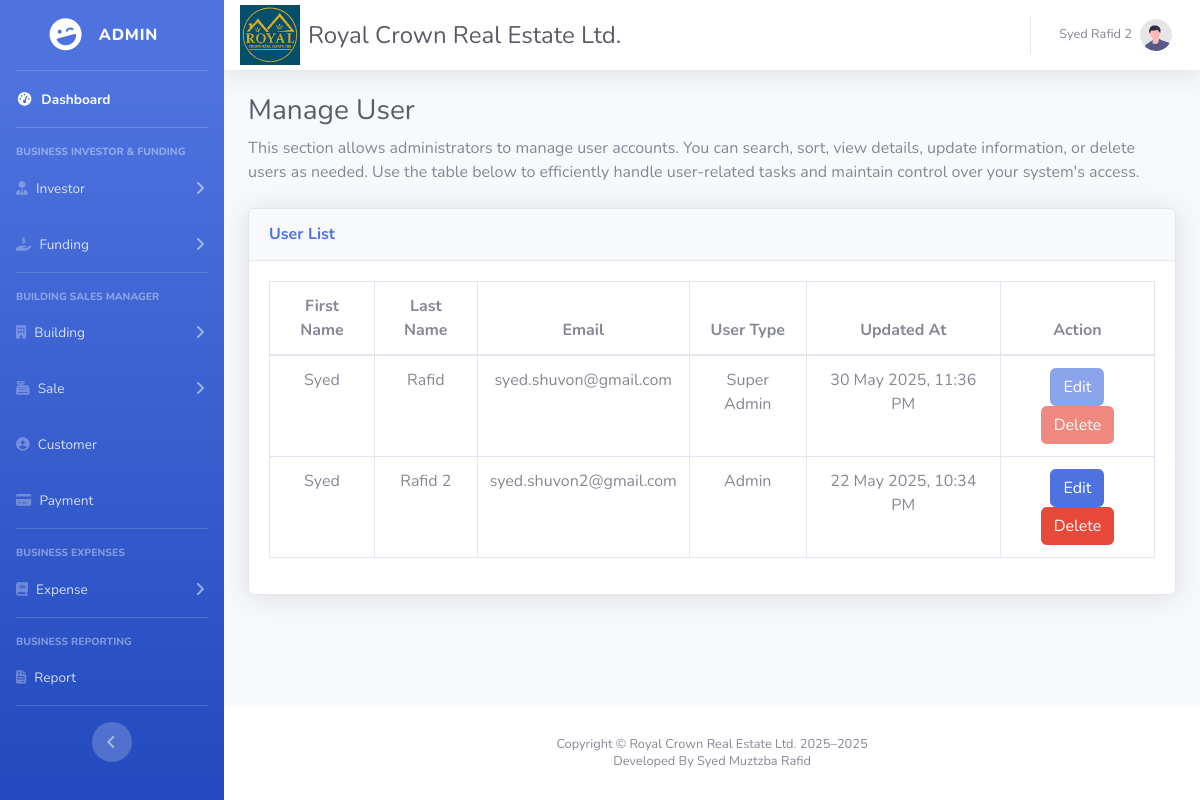
Screenshot of /manageUser.php (signed in) with the database file from the repository.
### tables this page shows
CREATE TABLE `users` (
  `user_id` int(11) NOT NULL,
  `fName` varchar(200) NOT NULL,
  `lName` varchar(200) NOT NULL,
  `email` varchar(100) NOT NULL,
  `password` varchar(500) NOT NULL,
  `userType` enum('superAdmin','admin','','') NOT NULL,
  `created_at` datetime NOT NULL DEFAULT current_timestamp(),
  `updated_at` datetime DEFAULT NULL
);

### manageUser.php (the view, shortened to what this page needs)
<?php
require_once __DIR__ . '/includes/config.php';
?>
<!DOCTYPE html>
<html lang="en">
<?php include 'partials/_head2.php'; ?>
<body id="page-top">
    <body id="page-top">
        <div id="wrapper">
            <?php include 'partials/_sidebar.php'; ?>
            <div id="content-wrapper" class="d-flex flex-column">
                <div id="content">
                    <?php include 'partials/_topbar.php'; ?>
                    <div class="container-fluid">
                        <h1 class="h3 mb-2 text-gray-800">Manage User</h1>
                        <p class="mb-4">
                            This section allows administrators to manage user accounts. You can search, sort, view details, update information, or delete users as needed. Use the table below to efficiently handle user-related tasks and maintain control over your system's access.
                        </p>
                        <div class="card shadow mb-4">
                            <div class="card-header py-3">
                                <h6 class="m-0 font-weight-bold text-primary">User List</h6>
                            </div>
                            <div class="card-body">
                                <div class="table-responsive">
                                    <table class="table table-bordered text-center" id="dataTable" width="100%" cellspacing="0">
                                        <thead>
                                            <tr>
                                                <th>First Name</th>
                                                <th>Last Name</th>
                                                <th>Email</th>
                                                <th>User Type</th>
                                                <th>Updated At</th>
                                                <th>Action</th>
                                            </tr>
                                        </thead>
                                        <tbody>
                                            <?php
                                            $stmt = $dbh->prepare("SELECT user_id, fName, lName, email, updated_at,userType FROM users ORDER BY created_at aSC");
                                            $stmt->execute();
                                            $users = $stmt->fetchAll(PDO::FETCH_ASSOC);
                                            foreach ($users as $user) {
                                                echo "<tr>";
                                                echo "<td>" . htmlspecialchars($user['fName']) . "</td>";
                                                echo "<td>" . htmlspecialchars($user['lName']) . "</td>";
                                                echo "<td>" . htmlspecialchars($user['email']) . "</td>";
                                                echo "<td>" . ($user['userType'] === 'superAdmin' ? 'Super Admin' : 'Admin') . "</td>";
                                                $updatedAt = !empty($user['updated_at']) ? date('d M Y, h:i A', strtotime($user['updated_at'])) : 'N/A';
                                                echo "<td>" . htmlspecialchars($updatedAt) . "</td>";
                                                echo '<td>';
                                                if ($user['userType'] !== 'superAdmin') {
                                                    echo '<a href="editUser.php?id=' . htmlspecialchars($user['user_id']) . '" class="btn btn-primary">Edit</a> ';
                                                    echo '<button class="btn btn-danger" onclick="confirmDelete(' . htmlspecialchars($user['user_id']) . ')">Delete</button>';
                                                } else {
                                                    echo '<button class="btn btn-primary" disabled>Edit</button> ';
                                                    echo '<button class="btn btn-danger" disabled >Delete</button>';
                                                }
                                                echo '</td>';
                                                echo "</tr>";
                                            }
                                            ?>
                                        </tbody>
                                    </table>
                                </div>
                            </div>
                        </div>
                    </div>
                </div>
                <?php include 'partials/_footer.php'; ?>
            </div>
        </div>
    </body>
</html>

### partials/_head2.php (shortened to what this page needs)
<head>
    <link
        href="vendor/fontawesome-free/css/all.min.css"
        rel="stylesheet"
        type="text/css" />
    <link href="css/sb-admin-2.min.css" rel="stylesheet" />
    <link href="vendor/datatables/dataTables.bootstrap4.min.css" rel="stylesheet">
    <link href="https://cdn.jsdelivr.net/npm/select2@4.1.0-rc.0/dist/css/select2.min.css" rel="stylesheet" />
</head>

### partials/_sidebar.php (shortened to what this page needs)
<?php
require_once __DIR__ . '/_session.php';
require_once __DIR__ . '/../includes/config.php';
$stmt = $dbh->prepare("SELECT userType FROM users WHERE user_id = ?");
$stmt->execute([$userId]);
$user = $stmt->fetch(PDO::FETCH_ASSOC);
$userTypes = $user['userType'];
if ($userTypes == 'superAdmin') {
    $userType = "Super Admin";
} else {
    $userType = 'Admin';
}
?>
<ul
    class="navbar-nav bg-gradient-primary sidebar sidebar-dark accordion"
    id="accordionSidebar">
    <a
        class="sidebar-brand d-flex align-items-center justify-content-center"
        href="dashboard.php">
        <div class="sidebar-brand-icon rotate-n-15">
            <i class="fas fa-laugh-wink"></i>
        </div>
        <div class="sidebar-brand-text mx-3"><?php echo $userType; ?></div>
    </a>
    <hr class="sidebar-divider my-0" />
    <li class="nav-item active">
        <a class="nav-link" href="Dashboard.php">
            <i class="fas fa-fw fa-tachometer-alt"></i>
            <span>Dashboard</span></a>
    </li>
    <hr class="sidebar-divider" />
    <div class="sidebar-heading">Business Investor & Funding</div>
    <li class="nav-item">
        <a
            class="nav-link collapsed"
            href="#"
            data-toggle="collapse"
            data-target="#collapseInvestor"
            aria-expanded="true"
            aria-controls="collapseInvestor">
            <i class="fas fa-user-tie"></i>
            <span>Investor</span>
        </a>
    </li>
    <li class="nav-item">
        <a
            class="nav-link collapsed"
            href="#"
            data-toggle="collapse"
            data-target="#collapseFunding"
            aria-expanded="true"
            aria-controls="collapseFunding">
            <i class="fas fa-hand-holding-usd"></i>
            <span>Funding</span>
        </a>
    </li>
    <hr class="sidebar-divider" />
    <div class="sidebar-heading">Building Sales Manager</div>
    <li class="nav-item">
        <a
            class="nav-link collapsed"
            href="#"
            data-toggle="collapse"
            data-target="#collapseLayout"
            aria-expanded="true"
            aria-controls="collapseLayout">
            <i class="fas fa-building"></i>
            <span>Building</span>
        </a>
    </li>
    <li class="nav-item">
        <a
            class="nav-link collapsed"
            href="#"
            data-toggle="collapse"
            data-target="#collapseSales"
            aria-expanded="true"
            aria-controls="collapseSales">
            <i class="fas fa-cash-register"></i>
            <span>Sale</span>
        </a>
    </li>
    <li class="nav-item">
        <a class="nav-link" href="customer.php">
            <i class="fas fa-user-circle"></i>
            <span>Customer</span></a>
    </li>
    <li class="nav-item">
        <a class="nav-link" href="payments.php">
            <i class="fas fa-credit-card"></i>
            <span>Payment</span></a>
    </li>
    <hr class="sidebar-divider" />
    <div class="sidebar-heading">Business Expenses</div>
    <li class="nav-item">
        <a
            class="nav-link collapsed"
            href="#"
            data-toggle="collapse"
            data-target="#collapseExpenses"
            aria-expanded="true"
            aria-controls="collapseExpenses">
            <i class="fas fa-book"></i>
            <span>Expense</span>
        </a>
    </li>
    <hr class="sidebar-divider" />
    <div class="sidebar-heading">Business Reporting</div>
    <li class="nav-item">
        <a class="nav-link" href="report.php">
            <i class="fas fa-file-invoice"></i>
            <span>Report</span></a>
    </li>
    <hr class="sidebar-divider" />
    <div class="text-center d-none d-md-inline">
        <button class="rounded-circle border-0" id="sidebarToggle"></button>
    </div>
</ul>

### partials/_topbar.php (shortened to what this page needs)
<?php
include '_session.php';
require_once __DIR__ . '/../includes/config.php';
$stmt = $dbh->prepare("SELECT fName, lName FROM users WHERE user_id = ?");
$stmt->execute([$userId]);
$user = $stmt->fetch(PDO::FETCH_ASSOC);
if ($user) {
    $fullName = $user['fName'] . ' ' . $user['lName'];
} else {
    $fullName = 'Guest';
}
?>
<nav
    class="navbar navbar-expand navbar-light bg-white topbar mb-4 static-top shadow">
    <img src="img/logo.svg"
        alt="Site Logo"
        class="d-none d-sm-inline-block align-middle me-2"
        style="height: 60px;">
    <h4 class="d-none d-sm-inline-block align-middle mb-0 me-2 text-dark ml-2">
        Royal Crown Real Estate Ltd.
    </h4>
    <ul class="navbar-nav ml-auto">
        <li class="nav-item dropdown no-arrow">
            <a
                class="nav-link dropdown-toggle"
                href="#"
                id="userDropdown"
                role="button"
                data-toggle="dropdown"
                aria-haspopup="true"
                aria-expanded="false">
                <span class="mr-2 d-none d-lg-inline text-gray-600 small"><?php echo $fullName; ?></span>
                <img
                    class="img-profile rounded-circle"
                    src="img/undraw_profile.svg" />
            </a>
        </li>
    </ul>
</nav>

### partials/_footer.php
<footer class="sticky-footer bg-white">
    <div class="container my-auto">
        <div class="copyright text-center my-auto">
            <div class="mb-1">
                Copyright &copy; Royal Crown Real Estate Ltd. 2025–<?= date('Y') ?>
            </div>
            <div>
                Developed By Syed Muztzba Rafid
            </div>
        </div>
    </div>
</footer>

### rows the page displays
users: userType "ADMIN", fullName "Syed Rafid 2", fName "Syed", lName "Rafid 2", email "syed.shuvon2@gmail.com", shows "Admin", updated_at "22 May 2025, 10:34 PM"
users: fName "Syed", lName "Rafid", email "syed.shuvon@gmail.com", userType "Super Admin", updated_at "30 May 2025, 11:36 PM"
